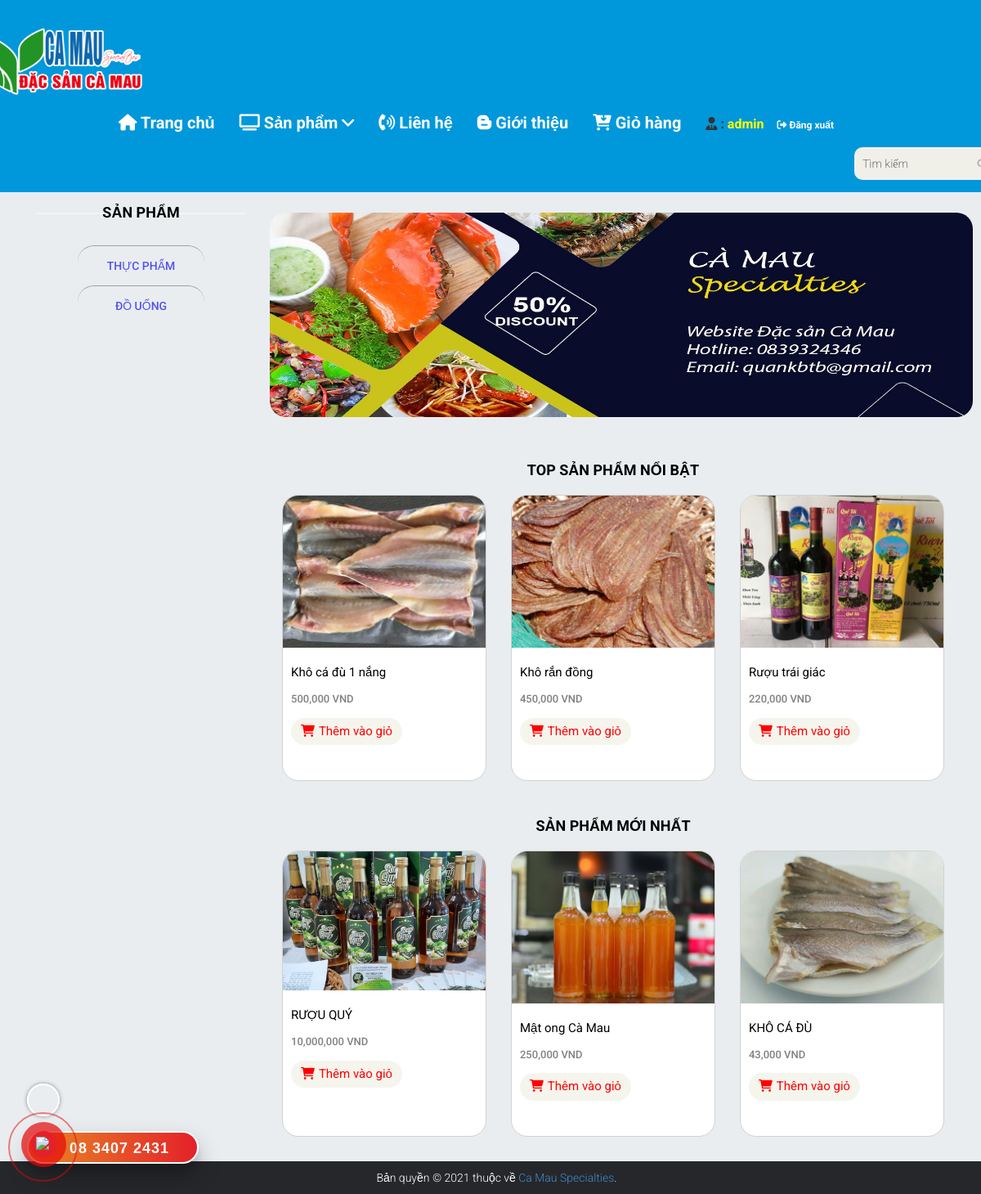
/ (signed in), run on the app's committed database.
### tables this page shows
CREATE TABLE `protypes` (
  `type_id` int(11) NOT NULL,
  `type_name` varchar(100) NOT NULL
);

CREATE TABLE `products` (
  `ID` int(11) NOT NULL,
  `name` varchar(100) DEFAULT NULL,
  `manu_id` int(11) DEFAULT NULL,
  `type_id` int(11) DEFAULT NULL,
  `price` int(11) NOT NULL,
  `pro_image` varchar(150) DEFAULT NULL,
  `description` text NOT NULL,
  `feature` tinyint(4) NOT NULL,
  `created_at` timestamp NOT NULL DEFAULT current_timestamp() ON UPDATE current_timestamp()
);

### models/db.php (called while the page is built, shortened)
<?php
class Db
{
    public static $connection;
    public function __construct()
    {
        if (!self::$connection) {
            self::$connection = new mysqli(DB_HOST, DB_USER, DB_PASSWORD, DB_NAME,PORT);
            self::$connection->set_charset(DB_CHARSET);
        }
        return self::$connection;
    }
}

### models/protype.php (called while the page is built, shortened)
<?php
class Protype extends Db{
    function getAllProtype(){
        $sql = self::$connection->prepare("SELECT * FROM protypes");
        $sql->execute();
        $items = $sql->get_result()->fetch_all(MYSQLI_ASSOC);
        return $items;
    }
}

### models/product.php (called while the page is built, shortened)
<?php
class Product extends Db
{
    function getAllProducts()
    {
        $sql = self::$connection->prepare("SELECT * FROM products");
        $sql->execute();
        $items = $sql->get_result()->fetch_all(MYSQLI_ASSOC);
        return $items;
    }
    function getNewProducts()
    {
        $sql = self::$connection->prepare("SELECT * FROM products WHERE products.Created_at ORDER by Created_at DESC LIMIT 1,3");
        $sql->execute();
        $items = $sql->get_result()->fetch_all(MYSQLI_ASSOC);
        return $items;
    }
    function getPopularProducts(){
        $sql = self::$connection->prepare("SELECT * FROM products WHERE feature = 1 LIMIT 3 ");
        $sql->execute();
        $items = $sql->get_result()->fetch_all(MYSQLI_ASSOC);
        return $items;
    }
}

### index.php (the view, shortened to what this page needs)
<!DOCTYPE html>
<html lang="en">
<?php require "./form/head.php"; ?>
<?php
   $total = count($product->getAllProducts());
   ?>
<body>
    <?php require "./form/header-bottom.php"; ?>
    <section style="background-color: #E9EDF0;">
        <div class="container body">
            <div class="row">
                <div class="col-sm-3">
                    <div class="left-sidebar">
                        <h2>Sản Phẩm</h2>
                        <div class="panel-group category-products" id="accordian">
                            <div class="panel panel-default">
                                <?php foreach ($protype->getAllProtype() as $value) { ?>
                                    <div class="panel-heading">
                                        <h4 class="panel-title"><a href="cate.php?type_id=<?php echo $value['type_id'] ?>"><?php echo $value['type_name'] ?></a>
                                        </h4>
                                    </div>
                                <?php } ?>
                            </div>
                        </div>
                    </div>
                </div>
                <div class="col-sm-9 padding-right">
                    <div id="slideshow">
                        <div class="slide-wrapper">
                            <div class="slide">
                                <img class="img-slide" src="../dac-san-ca-mau/images/dac-san1.jpg">
                            </div>
                        </div>
                    </div>
                    <div class="features_items">
                        <h2 class="title text-center">Top Sản Phẩm Nổi Bật</h2>
                        <?php foreach ($product->getPopularProducts() as $value) { ?>
                            <div class="col-sm-4">
                                <div class="product-image-wrapper">
                                    <div class="single-products">
                                        <div class="productinfo text-center">
                                            <a href="detail.php?id=<?php echo $value['ID'] ?>">
                                                <img class="hinhanh" src="images/<?php echo $value['pro_image'] ?>" alt="" />
                                                <p><a class="name-products" href="detail.php?id=<?php echo $value['ID'] ?>"><?php echo $value['name'] ?></a>
                                                </p>
                                                <h2><?php echo number_format($value['price']) ?> VND</h2>
                                                <p></p>
                                                <a href="cart.php?id=<?php echo $value['ID'] ?>" class="btn btn-default add-to-cart"><i class="fa fa-shopping-cart"></i>Thêm vào giỏ</a>
                                            </a>
                                        </div>
                                    </div>
                                </div>
                            </div>
                        <?php } ?>
                    </div>
                    <div class="new_items">
                        <h2 class="title text-center">Sản Phẩm Mới Nhất</h2>
                        <?php foreach ($product->getNewProducts() as $value) { ?>
                            <div class="col-sm-4">
                                <div class="product-image-wrapper">
                                    <div class="single-products">
                                        <div class="productinfo text-center">
                                            <a href="detail.php?id=<?php echo $value['ID'] ?>">
                                                <img class="hinhanh" src="images/<?php echo $value['pro_image'] ?>" alt="" />
                                                <p><a class="name-products" href="detail.php?id=<?php echo $value['ID'] ?>"><?php echo $value['name'] ?></a>
                                                </p>
                                                <h2><?php echo number_format($value['price']) ?> VND</h2>
                                                <p></p>
                                                <a href="cart.php?id=<?php echo $value['ID'] ?>" class="btn btn-default add-to-cart"><i class="fa fa-shopping-cart"></i>Thêm vào giỏ</a>
                                            </a>
                                        </div>
                                    </div>
                                </div>
                            </div>
                        <?php } ?>
                    </div>
                </div>
            </div>
    </section>
    <?php require "phone.php"; ?>
    <?php require "./form/footer.php"; ?>
</body>
</html>

### css/style.css (style rules this page uses)
body { font-family: 'Roboto', sans-serif; position: relative; font-weight: 400px; }
a { -webkit-transition: 300ms; -moz-transition: 300ms; -o-transition: 300ms; transition: 300ms; }
h1, h2, h3, h4, h5, h6 { font-family: 'Roboto', sans-serif; }
.left-sidebar h2, .brands_products h2 { color: #000; font-family: 'Roboto', sans-serif; font-size: 18px; font-weight: 700; margin: 0 auto 30px; text-align: center; text-transform: uppercase; position: relative; z-index: 3; padding-top: 15px; }
.left-sidebar h2:after, h2.title:after { content: " "; position: absolute; border: 1px solid #f5f5f5; bottom: 8px; left: 0; width: 100%; height: 0; z-index: -2; }
.left-sidebar h2:before { content: " "; position: absolute; bottom: -6px; width: 130px; height: 30px; z-index: -1; left: 50%; margin-left: -65px; }
.category-products .panel { padding-right: 50px; padding-left: 50px; border: 0px; border-radius: 0px; box-shadow: none; margin-bottom: 0px; }
.category-products .panel-default .panel-heading { margin-bottom: 1px; text-align: center; border-radius: 20px; border-top: 1px solid #a1a19b; color: #ffffff; padding: 15px 20px; }
.category-products .panel-default .panel-heading .panel-title a { color: #5352ed; font-family: 'Roboto', sans-serif; font-size: 14px; text-decoration: none; text-transform: uppercase; }
.padding-right { padding-right: 0; }
.features_items { overflow: hidden; }
h2.title { text-align: center; padding: 10px 0; color: #000; font-family: 'Roboto', sans-serif; font-size: 18px; font-weight: 700; text-transform: uppercase; position: relative; }
.product-image-wrapper { background-color: white; width: 250px; height: 350px; border-radius: 20px; border: 1px solid #d2d2d0; overflow: hidden; }
.single-products { position: relative; }
.productinfo h2 { color: gray; font-family: 'Roboto', sans-serif; font-size: 13px; margin: -15px 0px; padding: 0 10px; }
.productinfo p { padding: 20px 10px; font-family: 'Roboto', sans-serif; font-size: 14px; font-weight: 400; color: #696763; }
.productinfo img { width: 100%; }
.productinfo p .name-products { color: #000; font-size: 15px; }
.productinfo { text-align: left; position: relative; }
.add-to-cart { background: #F5F5ED; border: 0 none; border-radius: 20px; color: red; font-family: 'Roboto', sans-serif; font-size: 15px; margin: -20px 10px 20px 10px; }
.add-to-cart i { margin-right: 5px; }
#slideshow { border-radius: 20px; overflow: hidden; height: 250px; width: 860px; margin: 0 auto; margin-bottom: 25px; margin-top: 25px; }
.slide-wrapper { width: 2670px; -webkit-animation: slide 12s ease infinite; }
.slide { float: left; height: 250px; width: 860px; position: relative; }
.img-slide { height: 100%; width: 100%; }
img { border: none; }
.fa { display: inline-block; font: normal normal normal 14px/1 FontAwesome; font-size: inherit; text-rendering: auto; -webkit-font-smoothing: antialiased; -moz-osx-font-smoothing: grayscale; }

### data on the page
protypes: type_name "THỰC PHẨM"
protypes: type_name "ĐỒ UỐNG"
products: pro_image (picture), name "Khô cá đù 1 nắng", price "500,000"
products: pro_image (picture), name "Khô rắn đồng", price "450,000"
products: pro_image (picture), name "Rượu trái giác", price "220,000"
products: pro_image (picture), name "RƯỢU QUÝ", price "10,000,000"
products: pro_image (picture), name "Mật ong Cà Mau", price "250,000"
products: pro_image (picture), name "KHÔ CÁ ĐÙ", price "43,000"

### other printed values
$_SESSION['customer_name'] "admin"
